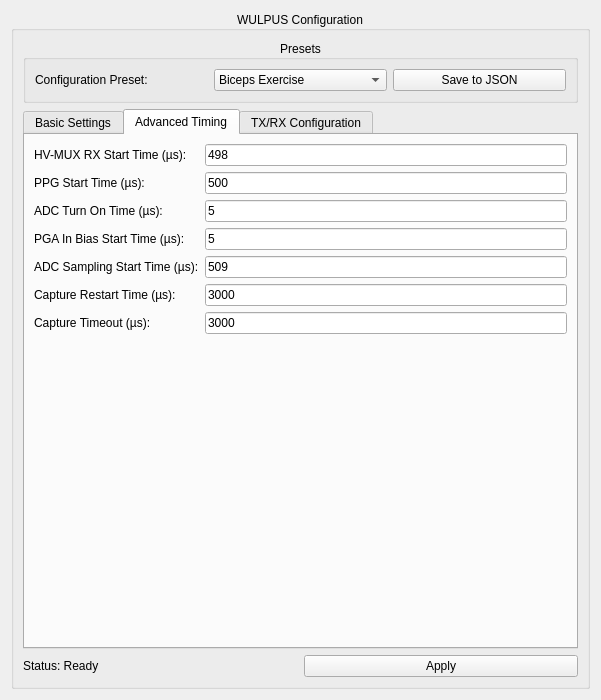
<?xml version="1.0" encoding="UTF-8"?>
<ui version="4.0">
 <class>WulpusConfigWidget</class>
 <widget class="QWidget" name="WulpusConfigWidget">
  <property name="geometry">
   <rect>
    <x>0</x>
    <y>0</y>
    <width>601</width>
    <height>700</height>
   </rect>
  </property>
  <property name="windowTitle">
   <string>Wulpus Configuration</string>
  </property>
  <layout class="QVBoxLayout" name="mainVerticalLayout" stretch="0">
   <item>
    <widget class="QGroupBox" name="groupBox">
     <property name="title">
      <string>WULPUS Configuration</string>
     </property>
     <property name="alignment">
      <set>Qt::AlignmentFlag::AlignCenter</set>
     </property>
     <layout class="QVBoxLayout" name="verticalLayout">
      <item>
       <widget class="QGroupBox" name="presetGroupBox">
        <property name="title">
         <string>Presets</string>
        </property>
        <property name="alignment">
         <set>Qt::AlignmentFlag::AlignCenter</set>
        </property>
        <layout class="QHBoxLayout" name="presetHorizontalLayout">
         <item>
          <widget class="QLabel" name="presetLabel">
           <property name="text">
            <string>Configuration Preset:</string>
           </property>
          </widget>
         </item>
         <item>
          <widget class="QComboBox" name="presetComboBox">
           <property name="toolTip">
            <string>Select a predefined configuration or create a custom one</string>
           </property>
           <item>
            <property name="text">
             <string>Biceps Exercise</string>
            </property>
           </item>
           <item>
            <property name="text">
             <string>Waterbath</string>
            </property>
           </item>
           <item>
            <property name="text">
             <string>Custom</string>
            </property>
           </item>
          </widget>
         </item>
         <item>
          <widget class="QPushButton" name="saveConfigButton">
           <property name="toolTip">
            <string>Save current configuration to a JSON file</string>
           </property>
           <property name="text">
            <string>Save to JSON</string>
           </property>
          </widget>
         </item>
        </layout>
       </widget>
      </item>
      <item>
       <widget class="QTabWidget" name="configTabWidget">
        <property name="currentIndex">
         <number>1</number>
        </property>
        <widget class="QWidget" name="basicTab">
         <attribute name="title">
          <string>Basic Settings</string>
         </attribute>
         <layout class="QFormLayout" name="basicFormLayout">
          <item row="0" column="0">
           <widget class="QLabel" name="dcdcTurnonLabel">
            <property name="toolTip">
             <string>Time for DC-DC converter to turn on (0-65535 µs)</string>
            </property>
            <property name="text">
             <string>DC-DC Turn On Time (µs):</string>
            </property>
           </widget>
          </item>
          <item row="0" column="1">
           <widget class="QLineEdit" name="dcdcTurnonLineEdit">
            <property name="text">
             <string>19530</string>
            </property>
           </widget>
          </item>
          <item row="1" column="0">
           <widget class="QLabel" name="measPeriodLabel">
            <property name="toolTip">
             <string>Time between acquisitions (655-65535 µs)</string>
            </property>
            <property name="text">
             <string>Measurement Period (µs):</string>
            </property>
           </widget>
          </item>
          <item row="1" column="1">
           <widget class="QLineEdit" name="measPeriodLineEdit">
            <property name="text">
             <string>25000</string>
            </property>
           </widget>
          </item>
          <item row="2" column="0">
           <widget class="QLabel" name="transFreqLabel">
            <property name="toolTip">
                         <string>Enable or disable accelerometer acquisition mode</string>
            </property>
            <property name="text">
                         <string>IMU active:</string>
            </property>
           </widget>
          </item>
          <item row="2" column="1">
                     <widget class="QCheckBox" name="imuActiveCheckBox">
                        <property name="text">
                         <string/>
                        </property>
           </widget>
          </item>
          <item row="3" column="0">
           <widget class="QLabel" name="pulseFreqLabel">
            <property name="toolTip">
             <string>Frequency of pulses (0-5000000 Hz)</string>
            </property>
            <property name="text">
             <string>Pulse Frequency (Hz):</string>
            </property>
           </widget>
          </item>
          <item row="3" column="1">
           <widget class="QLineEdit" name="pulseFreqLineEdit">
            <property name="text">
             <string>2250000</string>
            </property>
           </widget>
          </item>
          <item row="4" column="0">
           <widget class="QLabel" name="numPulsesLabel">
            <property name="toolTip">
             <string>Number of pulses per acquisition (0-30)</string>
            </property>
            <property name="text">
             <string>Number of Pulses:</string>
            </property>
           </widget>
          </item>
          <item row="4" column="1">
           <widget class="QLineEdit" name="numPulsesLineEdit">
            <property name="text">
             <string>2</string>
            </property>
           </widget>
          </item>
          <item row="5" column="0">
           <widget class="QLabel" name="samplingFreqLabel">
            <property name="toolTip">
             <string>ADC sampling frequency</string>
            </property>
            <property name="text">
             <string>Sampling Frequency (Hz):</string>
            </property>
           </widget>
          </item>
          <item row="5" column="1">
           <widget class="QComboBox" name="samplingFreqComboBox">
            <property name="toolTip">
             <string>Available sampling frequencies</string>
            </property>
           </widget>
          </item>
          <item row="6" column="0">
           <widget class="QLabel" name="numSamplesLabel">
            <property name="toolTip">
             <string>Number of samples per acquisition (0-800)</string>
            </property>
            <property name="text">
             <string>Number of Samples:</string>
            </property>
           </widget>
          </item>
          <item row="6" column="1">
           <widget class="QLineEdit" name="numSamplesLineEdit">
            <property name="text">
             <string>400</string>
            </property>
           </widget>
          </item>
          <item row="7" column="0">
           <widget class="QLabel" name="rxGainLabel">
            <property name="toolTip">
             <string>Receiver gain in decibels</string>
            </property>
            <property name="text">
             <string>RX Gain (dB):</string>
            </property>
           </widget>
          </item>
          <item row="7" column="1">
           <widget class="QComboBox" name="rxGainComboBox">
            <property name="toolTip">
             <string>Available RX gain values</string>
            </property>
           </widget>
          </item>
         </layout>
        </widget>
        <widget class="QWidget" name="advancedTab">
         <attribute name="title">
          <string>Advanced Timing</string>
         </attribute>
         <layout class="QFormLayout" name="advancedFormLayout">
          <item row="0" column="0">
           <widget class="QLabel" name="startHvmuxrxLabel">
            <property name="toolTip">
             <string>Start time for HV multiplexer RX (0-65535 µs)</string>
            </property>
            <property name="text">
             <string>HV-MUX RX Start Time (µs):</string>
            </property>
           </widget>
          </item>
          <item row="0" column="1">
           <widget class="QLineEdit" name="startHvmuxrxLineEdit">
            <property name="text">
             <string>498</string>
            </property>
           </widget>
          </item>
          <item row="1" column="0">
           <widget class="QLabel" name="startPpgLabel">
            <property name="toolTip">
             <string>Programmable pulse generator start time (0-65535 µs)</string>
            </property>
            <property name="text">
             <string>PPG Start Time (µs):</string>
            </property>
           </widget>
          </item>
          <item row="1" column="1">
           <widget class="QLineEdit" name="startPpgLineEdit">
            <property name="text">
             <string>500</string>
            </property>
           </widget>
          </item>
          <item row="2" column="0">
           <widget class="QLabel" name="turnonAdcLabel">
            <property name="toolTip">
             <string>ADC turn on time (0-65535 µs)</string>
            </property>
            <property name="text">
             <string>ADC Turn On Time (µs):</string>
            </property>
           </widget>
          </item>
          <item row="2" column="1">
           <widget class="QLineEdit" name="turnonAdcLineEdit">
            <property name="text">
             <string>5</string>
            </property>
           </widget>
          </item>
          <item row="3" column="0">
           <widget class="QLabel" name="startPgainbiasLabel">
            <property name="toolTip">
             <string>Programmable gain amplifier input bias start time (0-65535 µs)</string>
            </property>
            <property name="text">
             <string>PGA In Bias Start Time (µs):</string>
            </property>
           </widget>
          </item>
          <item row="3" column="1">
           <widget class="QLineEdit" name="startPgainbiasLineEdit">
            <property name="text">
             <string>5</string>
            </property>
           </widget>
          </item>
          <item row="4" column="0">
           <widget class="QLabel" name="startAdcsampleLabel">
            <property name="toolTip">
             <string>ADC sampling start time (0-65535 µs)</string>
            </property>
            <property name="text">
             <string>ADC Sampling Start Time (µs):</string>
            </property>
           </widget>
          </item>
          <item row="4" column="1">
           <widget class="QLineEdit" name="startAdcsampleLineEdit">
            <property name="text">
             <string>509</string>
            </property>
           </widget>
          </item>
          <item row="5" column="0">
           <widget class="QLabel" name="restartCaptLabel">
            <property name="toolTip">
             <string>Time to restart capture (0-65535 µs)</string>
            </property>
            <property name="text">
             <string>Capture Restart Time (µs):</string>
            </property>
           </widget>
          </item>
          <item row="5" column="1">
           <widget class="QLineEdit" name="restartCaptLineEdit">
            <property name="text">
             <string>3000</string>
            </property>
           </widget>
          </item>
          <item row="6" column="0">
           <widget class="QLabel" name="captTimeoutLabel">
            <property name="toolTip">
             <string>Timeout for capture (0-65535 µs)</string>
            </property>
            <property name="text">
             <string>Capture Timeout (µs):</string>
            </property>
           </widget>
          </item>
          <item row="6" column="1">
           <widget class="QLineEdit" name="captTimeoutLineEdit">
            <property name="text">
             <string>3000</string>
            </property>
           </widget>
          </item>
         </layout>
        </widget>
        <widget class="QWidget" name="txRxTab">
         <attribute name="title">
          <string>TX/RX Configuration</string>
         </attribute>
         <layout class="QVBoxLayout" name="txRxVerticalLayout">
          <item>
           <widget class="QLabel" name="txRxInfoLabel">
            <property name="text">
           <string>Configure transmitter and receiver channels. Use Move Up/Down to change configuration order.</string>
            </property>
            <property name="wordWrap">
             <bool>true</bool>
            </property>
           </widget>
          </item>
          <item>
           <layout class="QHBoxLayout" name="txRxButtonLayout">
            <item>
             <widget class="QPushButton" name="addTxRxConfigButton">
              <property name="text">
               <string>Add Config</string>
              </property>
             </widget>
            </item>
            <item>
             <widget class="QPushButton" name="removeTxRxConfigButton">
              <property name="text">
               <string>Remove Selected</string>
              </property>
             </widget>
            </item>
            <item>
             <widget class="QPushButton" name="moveTxRxUpButton">
              <property name="text">
               <string>Move Up</string>
              </property>
             </widget>
            </item>
            <item>
             <widget class="QPushButton" name="moveTxRxDownButton">
              <property name="text">
               <string>Move Down</string>
              </property>
             </widget>
            </item>
            <item>
             <widget class="QPushButton" name="clearTxRxConfigButton">
              <property name="text">
               <string>Clear All</string>
              </property>
             </widget>
            </item>
           </layout>
          </item>
          <item>
           <widget class="QTableWidget" name="txRxTableWidget">
            <property name="toolTip">
             <string>List of TX/RX channel configurations</string>
            </property>
                <property name="editTriggers">
                 <set>QAbstractItemView::NoEditTriggers</set>
                </property>
            <property name="selectionBehavior">
             <enum>QAbstractItemView::SelectionBehavior::SelectRows</enum>
            </property>
            <column>
             <property name="text">
              <string>TX Channels</string>
             </property>
            </column>
            <column>
             <property name="text">
                            <string>RX Channel</string>
             </property>
            </column>
            <column>
             <property name="text">
              <string>Optimized Switching</string>
             </property>
            </column>
           </widget>
          </item>
         </layout>
        </widget>
       </widget>
      </item>
      <item>
       <layout class="QHBoxLayout" name="horizontalLayout">
        <item>
         <widget class="QLabel" name="statusLabel">
          <property name="text">
           <string>Status: Ready</string>
          </property>
         </widget>
        </item>
        <item>
         <widget class="QPushButton" name="applyConfigButton">
          <property name="text">
           <string>Apply</string>
          </property>
         </widget>
        </item>
       </layout>
      </item>
     </layout>
    </widget>
   </item>
  </layout>
 </widget>
 <resources/>
 <connections/>
</ui>
